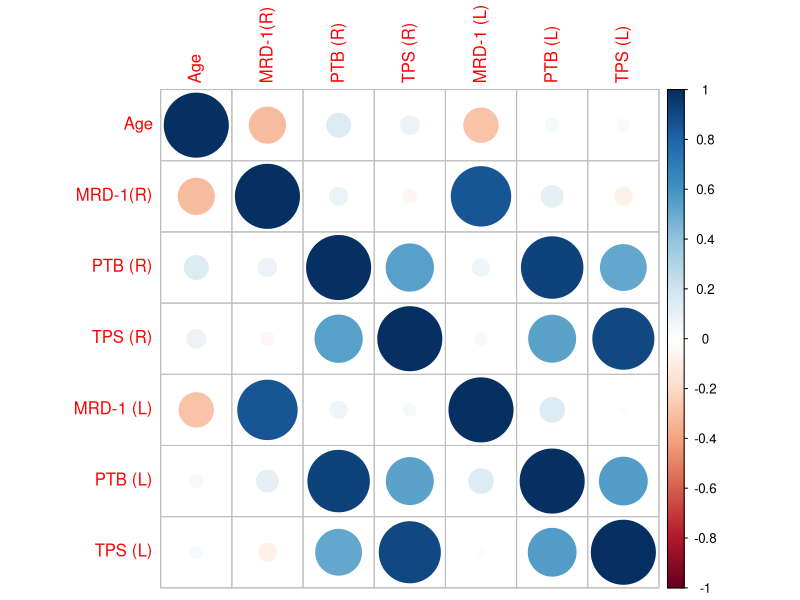
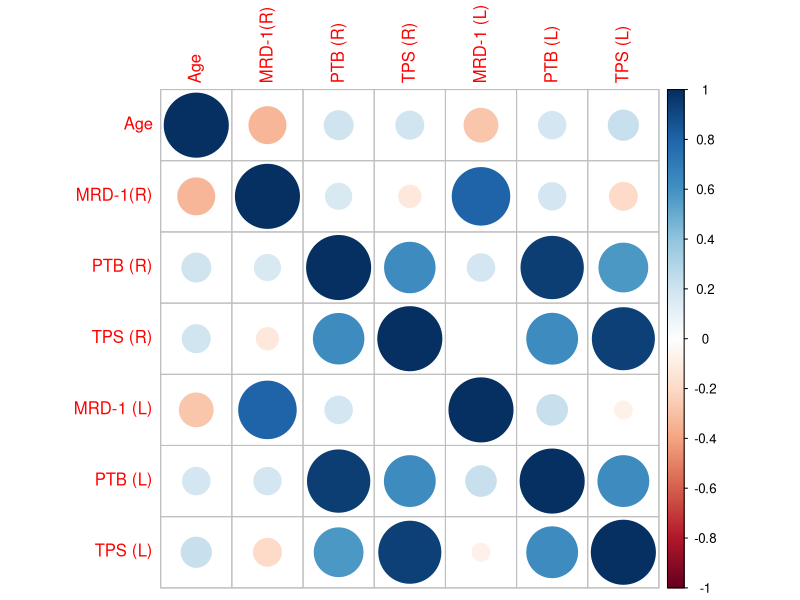
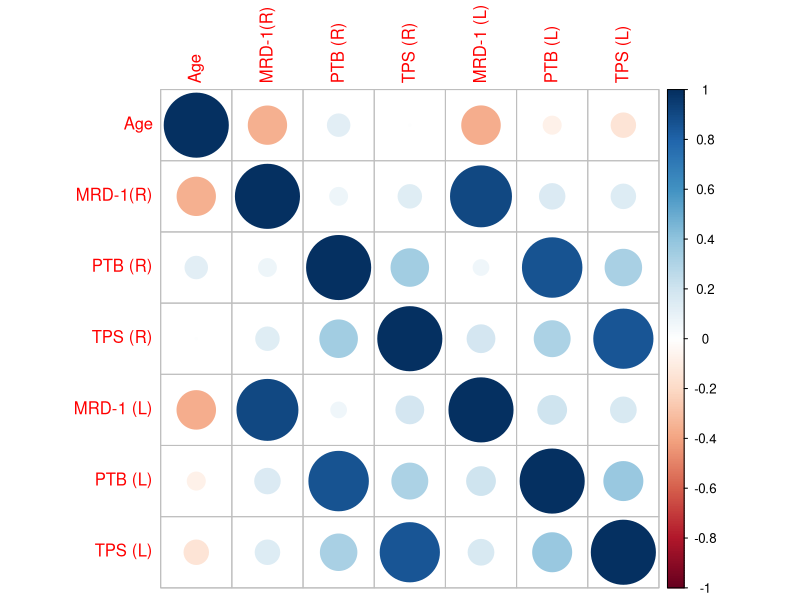
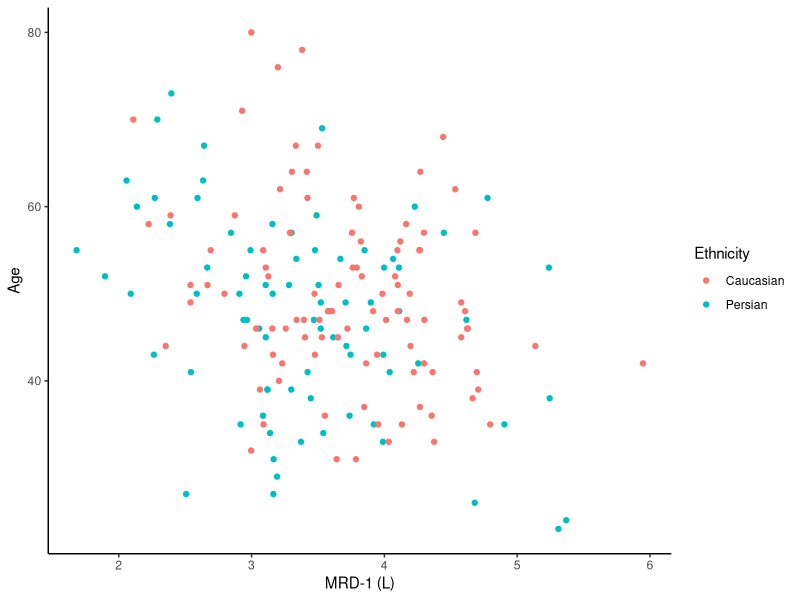
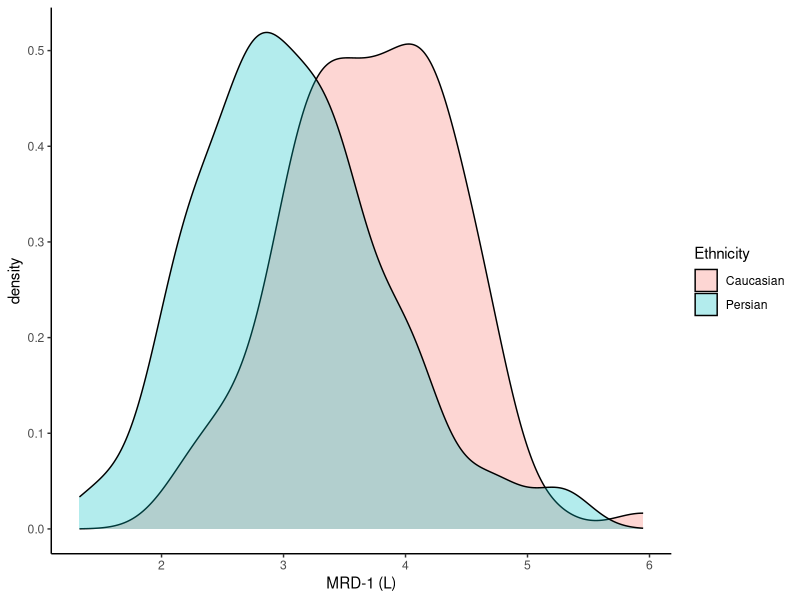
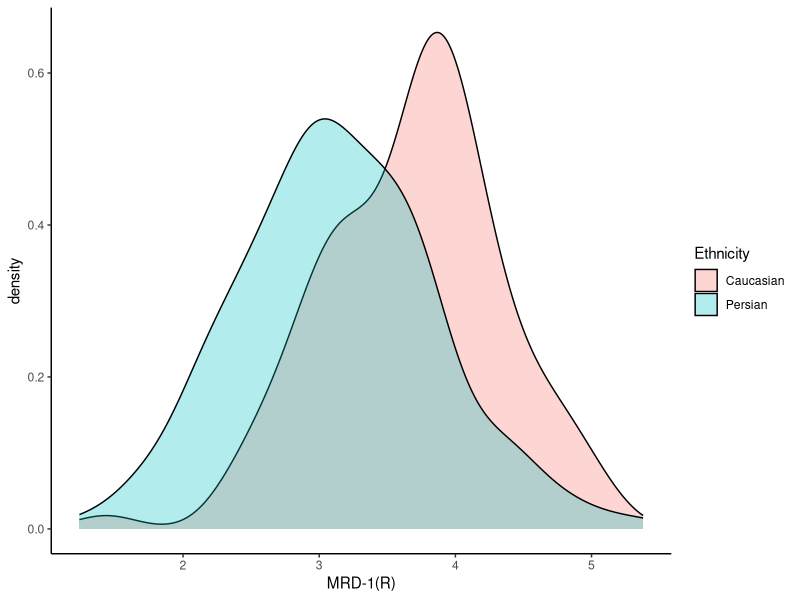
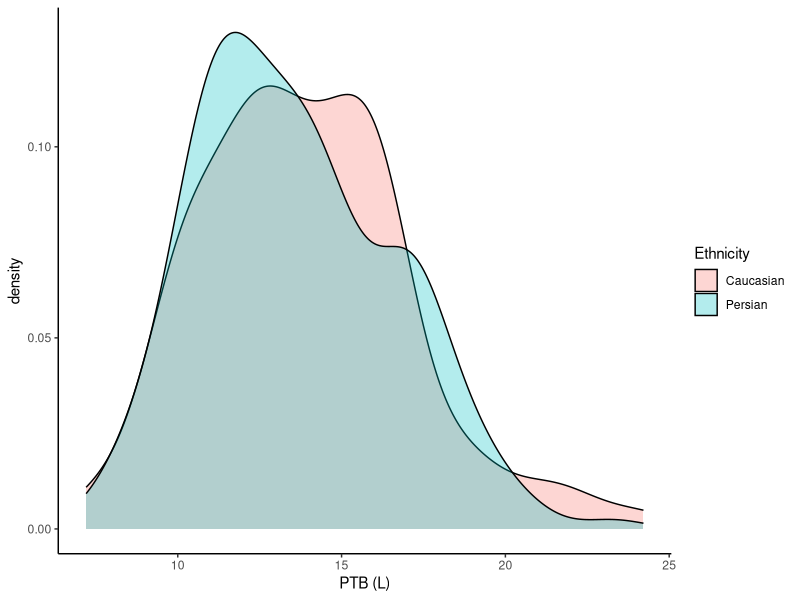
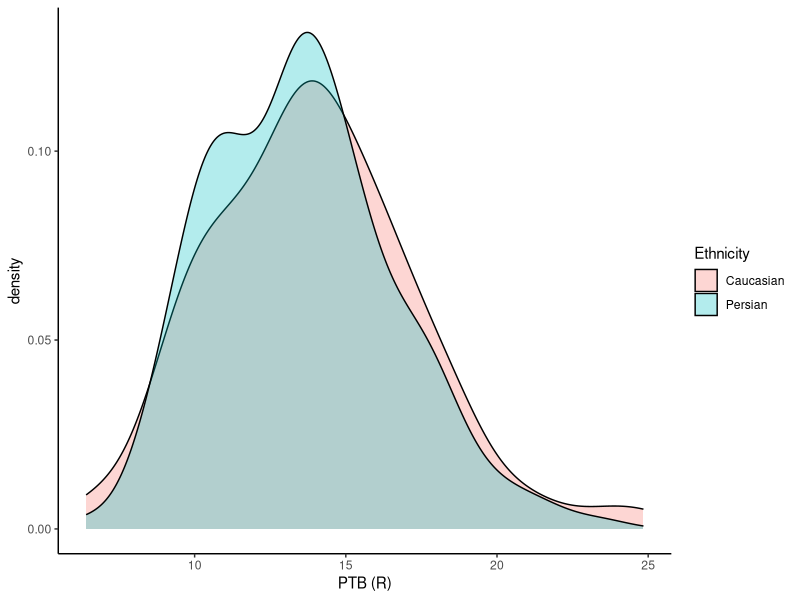

These charts were generated, in order, by the following R code:
## ---- chunk 1
library(readxl)
library(dplyr)
library(caret)
library(e1071)
library(corrplot)
library(ggplot2)
library(readr)
library(nlme)
## ---- chunk 2
persian.UCLA = read_xlsx("PersianVCaucasianEyes.xlsx", sheet = 1)[,2:12]
persian.UCLA = na.omit(persian.UCLA)
persian.UCLA$Ethnicity = "Persian"

caucasian = read_xlsx("PersianVCaucasianEyes.xlsx", sheet = 2)[,2:12]
caucasian = na.omit(caucasian)

alldata = rbind(persian.UCLA, caucasian)

persian = read_xlsx("PersianVCaucasianEyes.xlsx", sheet = 3)[,2:9]
persian$Age = as.numeric(alldata %>% filter(Ethnicity == "Persian" & Sex == "M") %>% summarise(Age = median(Age)))
persian$Ethnicity = "Persian"

newAll = rbind(alldata[,c(11,2,5:10,1)], persian)
newTwo = alldata[,c(11,2,5:10,1)]
write.csv(newTwo,file="complete.csv")
newTwo$Ethnicity = as.factor(newTwo$Ethnicity)
newAll$Ethnicity = as.factor(newAll$Ethnicity)
persian$Ethnicity = as.factor(persian$Ethnicity)
male = newTwo %>% filter(Sex == "M")
female = newTwo %>% filter(Sex == "F")
## ---- chunk 3
# All Data
corrplot(cor(newTwo[,c(1,3:8)]))

# Caucasian
corrplot(cor(newTwo[which(newTwo$Ethnicity=="Caucasian"),c(1,3:8)]))

# Persian
corrplot(cor(newTwo[which(newTwo$Ethnicity=="Persian"),c(1,3:8)]))
## ---- chunk 4
ggplot(newTwo, aes(x=`MRD-1 (L)`, y=Age,fill=Ethnicity)) + geom_point(aes(color=Ethnicity)) + theme_classic()
## ---- chunk 5
ggplot(newAll, aes(x=`MRD-1 (L)`, fill=Ethnicity)) + geom_density(alpha=.3)+ theme_classic()
ggplot(newAll, aes(x=`MRD-1(R)`, fill=Ethnicity)) + geom_density(alpha=.3)+ theme_classic()
ggplot(newAll, aes(x=`PTB (L)`, fill=Ethnicity)) + geom_density(alpha=.3)+ theme_classic()
ggplot(newAll, aes(x=`PTB (R)`, fill=Ethnicity)) + geom_density(alpha=.3)+ theme_classic()
ggplot(newAll, aes(x=`TPS (L)`, fill=Ethnicity)) + geom_density(alpha=.3)+ theme_classic()
ggplot(newAll, aes(x=`TPS (R)`, fill=Ethnicity)) + geom_density(alpha=.3)+ theme_classic()
## ---- chunk 6
theme_update(plot.title = element_text(hjust = 0.5))
ggplot(male, aes(x=`PTB (L)`, fill=Ethnicity)) + geom_density(alpha=.3)+ theme_classic()+ggtitle("PTB (L) of Male") + theme(plot.title = element_text(hjust = 0.5))
ggplot(female, aes(x=`PTB (L)`, fill=Ethnicity)) + geom_density(alpha=.3)+ theme_classic()+ggtitle("PTB (L) of Female") + theme(plot.title = element_text(hjust = 0.5))
ggplot(male, aes(x=`PTB (R)`, fill=Ethnicity)) + geom_density(alpha=.3)+ theme_classic()+ggtitle("PTB (R) of Male") + theme(plot.title = element_text(hjust = 0.5))
ggplot(female, aes(x=`PTB (R)`, fill=Ethnicity)) + geom_density(alpha=.3)+ theme_classic()+ggtitle("PTB (R) of Female") + theme(plot.title = element_text(hjust = 0.5))
ggplot(male, aes(x=`TPS (L)`, fill=Ethnicity)) + geom_density(alpha=.3)+ theme_classic()+ggtitle("TPS (L) of Male") + theme(plot.title = element_text(hjust = 0.5))
ggplot(female, aes(x=`TPS (L)`, fill=Ethnicity)) + geom_density(alpha=.3)+ theme_classic()+ggtitle("TPS (L) of Female") + theme(plot.title = element_text(hjust = 0.5))
ggplot(male, aes(x=`TPS (R)`, fill=Ethnicity)) + geom_density(alpha=.3)+ theme_classic()+ggtitle("TPS (R) of Male") + theme(plot.title = element_text(hjust = 0.5))
ggplot(female, aes(x=`TPS (R)`, fill=Ethnicity)) + geom_density(alpha=.3)+ theme_classic()+ggtitle("TPS (R) of Female") + theme(plot.title = element_text(hjust = 0.5))
## ---- chunk 7
smp_siz = floor(0.8*nrow(newTwo))
set.seed(684323)
train_ind = sample(seq_len(nrow(newTwo)),size = smp_siz)
train = newTwo[train_ind,]
test = newTwo[-train_ind,]

write.csv(train,file="ann_train.csv")
write.csv(test,file="ann_test.csv")

smp_siz = floor(0.8*nrow(male))
train_ind = sample(seq_len(nrow(male)),size = smp_siz)
trainMale = male[train_ind,]
testMale = male[-train_ind,]

smp_siz = floor(0.8*nrow(female))
train_ind = sample(seq_len(nrow(female)),size = smp_siz)
trainFemale = female[train_ind,]
testFemale = female[-train_ind,]
## ---- chunk 8
# All
m1 = glm(Ethnicity ~ `MRD-1 (L)` + `PTB (L)` + Age + Sex, data = train, family = "binomial")

m2 = glm(Ethnicity ~ `MRD-1 (L)` * `TPS (L)` * `PTB (L)` + Age + Sex, data = train, family = "binomial")

m3 = glm(Ethnicity ~ `MRD-1 (L)` * `TPS (L)` * `PTB (L)` * Age * Sex, data = train, family = "binomial")

# Male/Female
m4 = glm(Ethnicity ~ `MRD-1 (L)` + `PTB (L)` + Age, data = trainFemale , family = "binomial")

m5 = glm(Ethnicity ~ `MRD-1 (L)` + `PTB (L)` + Age, data = trainMale , family = "binomial")
## ---- chunk 9
summary(m1)

summary(m2)

summary(m3)

summary(m4)

summary(m5)
## ---- chunk 10
confusionMatrix(table(predict(m1,test[,1:8],type = 'response') >=0.5,test$Ethnicity=="Persian"))[3]

confusionMatrix(table(predict(m2,test[,1:8],type = 'response') >=0.5,test$Ethnicity=="Persian"))[3]

confusionMatrix(table(predict(m3,test[,1:8],type = 'response') >=0.5,test$Ethnicity=="Persian"))[3]

confusionMatrix(table(predict(m4,testFemale[,1:8],type = 'response') >=0.5,testFemale$Ethnicity=="Persian"))[3]

confusionMatrix(table(predict(m5,testMale[,1:8],type = 'response') >=0.5,testMale$Ethnicity=="Persian"))[3]
## ---- chunk 11
## run random effect model to see how the measures are differed by Ethnicity
random_effect_data <- read_csv("./random_effect_data.csv")

random_effect_MRD = lme(`MRD` ~ Ethnicity + Sex + Age, random_effect_data, random=~1|Person)
random_effect_PTB = lme(`PTB` ~ Ethnicity + Sex + Age, random_effect_data, random=~1|Person)
random_effect_TPS = lme(`TPS` ~ Ethnicity + Sex + Age, random_effect_data, random=~1|Person)
random_effect_MRD_TPS = lme(`MRD`/`TPS` ~ Ethnicity + Sex + Age, random_effect_data, random=~1|Person)
random_effect_MRD_PTB = lme(`MRD`/`PTB` ~ Ethnicity + Sex + Age, random_effect_data, random=~1|Person)
random_effect_PTB_TPS = lme(`PTB`/`TPS` ~ Ethnicity + Sex + Age, random_effect_data, random=~1|Person)

summary(random_effect_MRD)
summary(random_effect_PTB)
summary(random_effect_TPS)
summary(random_effect_MRD_TPS)
summary(random_effect_MRD_PTB)
summary(random_effect_PTB_TPS)
